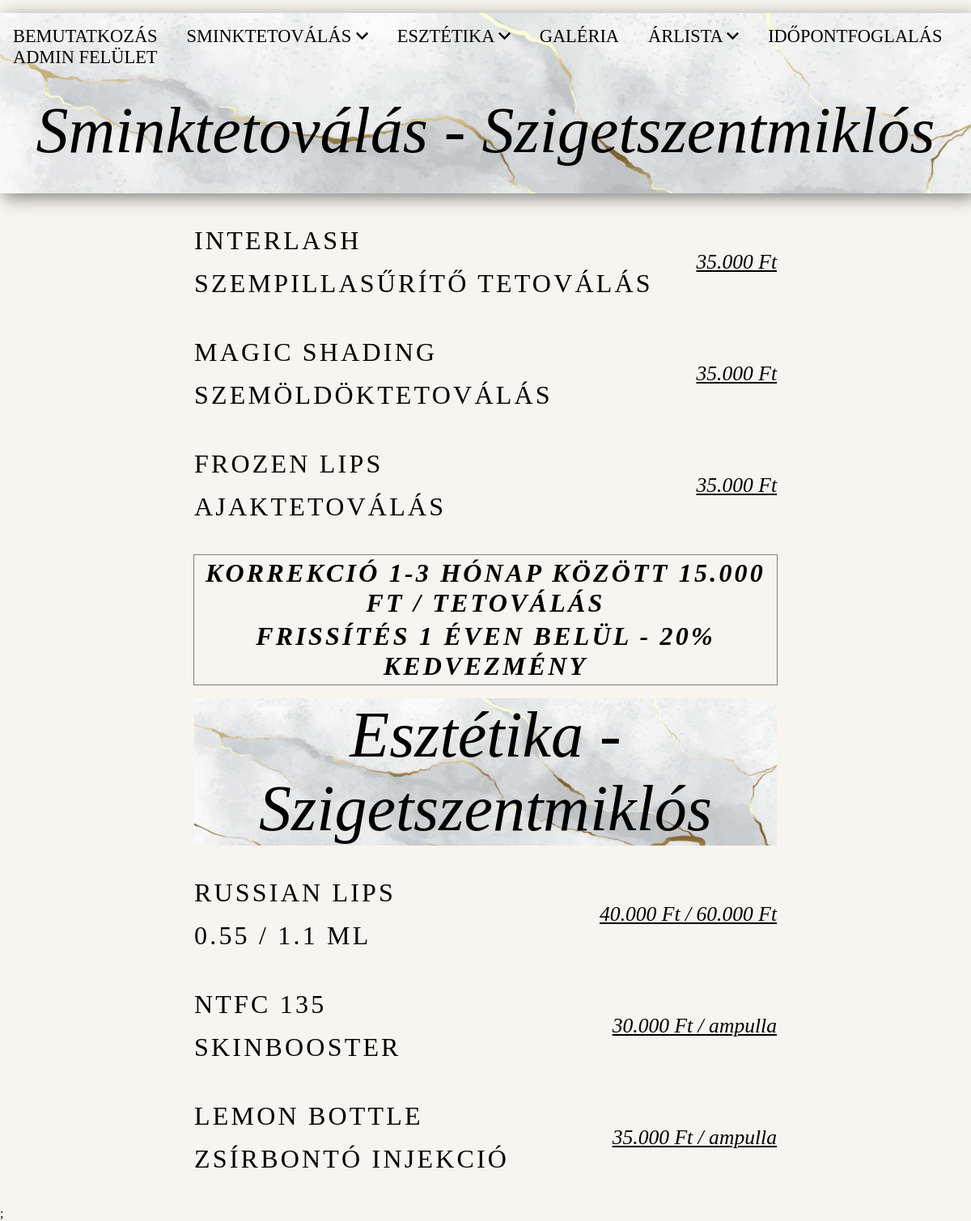
Screenshot of /arlistaMiklos.php with the database file from the repository.
### tables this page shows
CREATE TABLE IF NOT EXISTS `arlista` (
  `id` int(11) NOT NULL AUTO_INCREMENT,
  `eljaras_neve` varchar(255) DEFAULT NULL,
  `megjegyzes` varchar(255) DEFAULT NULL,
  `eljaras_helyszine` varchar(255) DEFAULT NULL,
  `eljaras_ara` varchar(255) DEFAULT NULL,
  `eljaras_mod` varchar(255) DEFAULT NULL,
  PRIMARY KEY (`id`)
);

### arlistaMiklos.php (the view, shortened to what this page needs)
<!DOCTYPE html>
<html lang="hu">
<?php require_once './config/conf.php' ?>
<head>
    <link rel="stylesheet" href="styles/arlistaMiklos.css">
</head>
<body>
    <div class="content">
        <header>
            <nav>
                <?php require_once ('view/nav.php') ?>
            </nav>
            <h2 class="hely">Sminktetoválás - Szigetszentmiklós</h2>
        </header>
        <main>
            <?php
            $conn = new mysqli($servername, $user, $pass, $database);
            $sql = "SELECT eljaras_neve, megjegyzes, eljaras_ara FROM arlista WHERE eljaras_helyszine = 'Szigetszentmiklós' AND eljaras_mod = 'Tetoválás'";
            $result = $conn->query($sql);
            if ($result->num_rows > 0) {
                while ($row = $result->fetch_assoc()) {
                    $sorok[] = $row;
                }
            }
            ?>
            <?php for ($i = 0; $i < count($sorok); $i++) { ?>
                <div class="szektor">
                    <div class="szektor-nev">
                        <h2>
                            <?php print ($sorok[$i]['eljaras_neve']) ?>
                        </h2>
                        <h2>
                            <?php print ($sorok[$i]['megjegyzes']) ?>
                        </h2>
                    </div>
                    <div class="szektor-ar">
                        <p>
                            <?php print ($sorok[$i]['eljaras_ara']) ?>
                        </p>
                    </div>
                </div>
                <?php
            }
            ?>
    </div>
    <div class="korrekcio">
        <div class="honap">
            <p>korrekció 1-3 hónap között 15.000 Ft / tetoválás</p>
        </div>
        <div class="frissites">
            <p>frissítés 1 éven belül - 20% kedvezmény</p>
        </div>
    </div>
    <div class="esztetika-arlista">
        <h2 class="hely2">Esztétika - Szigetszentmiklós</h2>
        <?php $sql2 = "SELECT eljaras_neve, megjegyzes, eljaras_ara FROM arlista WHERE eljaras_helyszine = 'Szigetszentmiklós' AND eljaras_mod = 'Esztétika'";
        $result2 = $conn->query($sql2);
        if ($result2->num_rows > 0) {
            while ($row2 = $result2->fetch_assoc()) {
                $sorok2[] = $row2;
            }
        }
        ?>
        <?php for ($i = 0; $i < count($sorok2); $i++) { ?>
            <div class="szektor">
                <div class="szektor-nev">
                    <h2>
                        <?php print ($sorok2[$i]['eljaras_neve']) ?>
                    </h2>
                    <h2>
                        <?php print ($sorok2[$i]['megjegyzes']) ?>
                    </h2>
                </div>
                <div class="szektor-ar">
                    <p>
                        <?php print ($sorok2[$i]['eljaras_ara']) ?>
                    </p>
                </div>
            </div>
            <?php
        }
        ?>
    </div>
</body>
</html>

### styles/arlistaMiklos.css (style rules this page uses)
* { margin: 0; padding: 0; }
body { background-color: #f8f4ef; }
nav { display: flex; flex-flow: row wrap; justify-content: center; padding-top: 1rem; }
header { background-image: url(../img/hatter.jpg); background-size: cover; display: flex; flex-flow: column wrap; width: 100%; margin-top: 1rem; box-shadow: 5px 5px 20px gray; margin-bottom: 2rem; }
.hely { display: flex; justify-content: center; flex-flow: column wrap; align-content: center; align-items: center; padding-top: 2rem; }
.hely2 { background-image: url(../img/hatter.jpg); background-size: cover; display: flex; flex-flow: column wrap; width: 100%; justify-content: center; align-items: center; align-content: center; margin-top: 1rem; font-size: 5rem; text-align: center; margin-bottom: 2rem; font-family: 'Playfair Display'; font-weight: 50; font-style: italic; }
main { width: 60%; text-align: left; font-family: 'Playfair Display'; margin: 0 auto; }
.szektor h2 { font-size: 2rem; margin-bottom: 0.5rem; margin-top: 0.5rem; text-transform: uppercase; font-weight: 300; text-align: left; letter-spacing: 0.2rem; }
.szektor p { margin-top: 0.5rem; margin-bottom: 0.5rem; }
.szektor { display: flex; flex-flow: row wrap; justify-content: space-between; padding-bottom: 2rem; }
.szektor-nev { display: flex; flex-flow: column wrap; }
.szektor-ar { display: flex; justify-content: center; align-items: center; font-style: italic; font-size: 1.6rem; text-decoration: underline; }
h2.hely { font-size: 5rem; text-align: center; margin-bottom: 2rem; font-family: 'Playfair Display'; font-weight: 50; font-style: italic; }
.korrekcio { width: 60%; height: 10rem; font-size: 2rem; text-transform: uppercase; text-align: center; letter-spacing: 0.2rem; display: flex; flex-flow: column wrap; justify-content: space-evenly; align-items: center; align-content: center; margin: 0 auto; font-weight: 600; font-style: italic; border: 1px solid gray; }
.esztetika-arlista { width: 60%; text-align: left; font-family: 'Playfair Display'; margin: 0 auto; }

### rows the page displays
arlista: eljaras_neve "INTERLASH", megjegyzes "SZEMPILLASŰRÍTŐ TETOVÁLÁS", eljaras_ara "35.000 Ft"
arlista: eljaras_neve "MAGIC SHADING", megjegyzes "SZEMÖLDÖKTETOVÁLÁS", eljaras_ara "35.000 Ft"
arlista: eljaras_neve "FROZEN LIPS", megjegyzes "AJAKTETOVÁLÁS", eljaras_ara "35.000 Ft"
arlista: eljaras_neve "RUSSIAN LIPS", megjegyzes "0.55 / 1.1 ML", eljaras_ara "40.000 Ft / 60.000 Ft"
arlista: eljaras_neve "NTFC 135", megjegyzes "SKINBOOSTER", eljaras_ara "30.000 Ft / ampulla"
arlista: eljaras_neve "LEMON BOTTLE", megjegyzes "ZSÍRBONTÓ INJEKCIÓ", eljaras_ara "35.000 Ft / ampulla"
